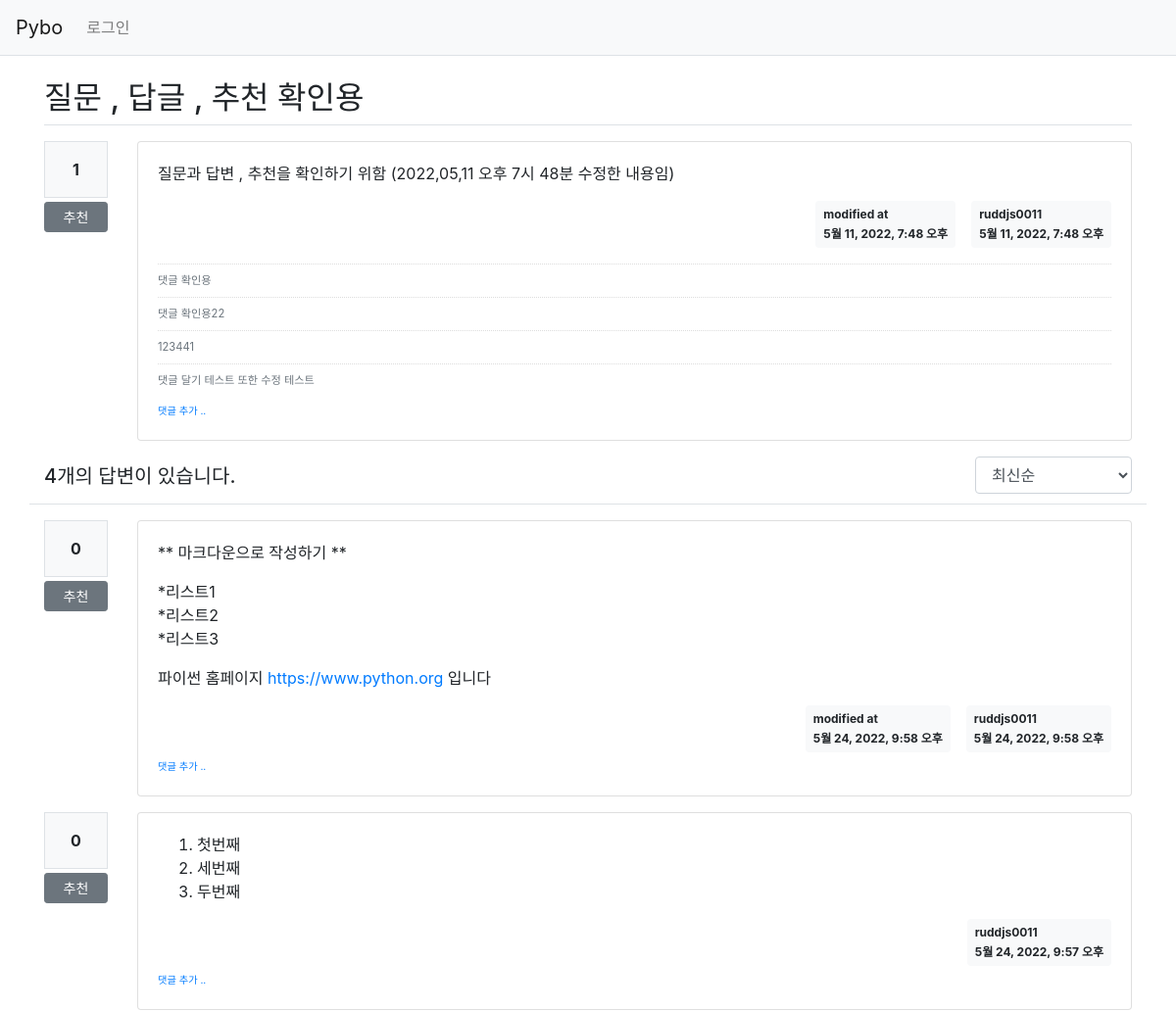
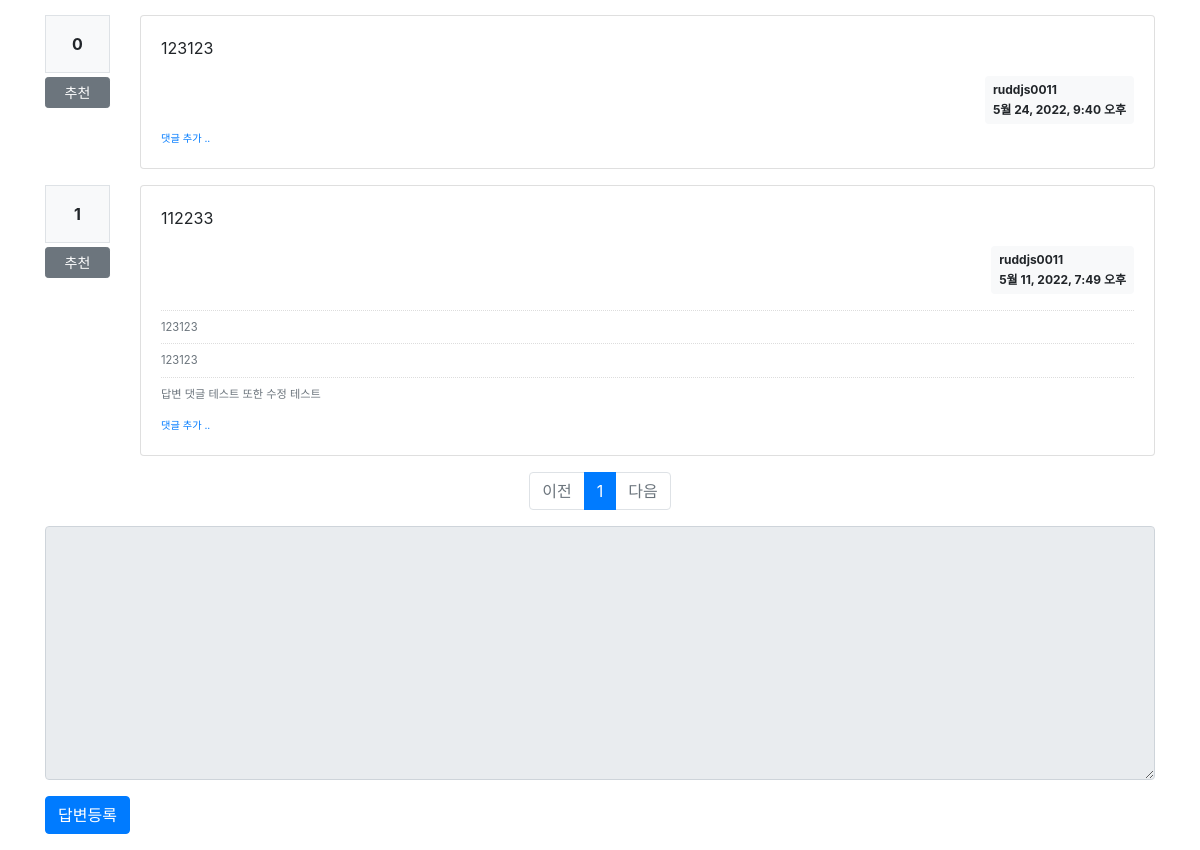
Before: /pybo/15/ with the older database file (2 pictures, top to bottom).
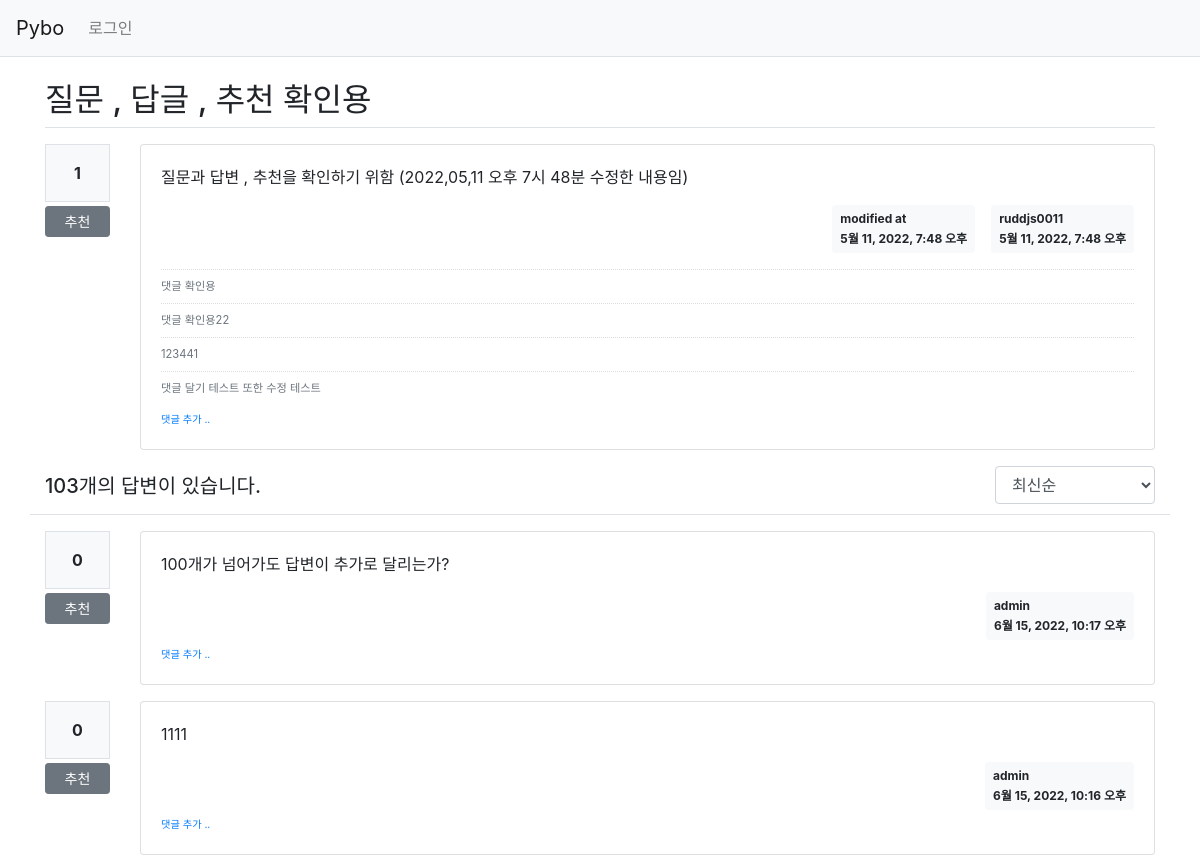
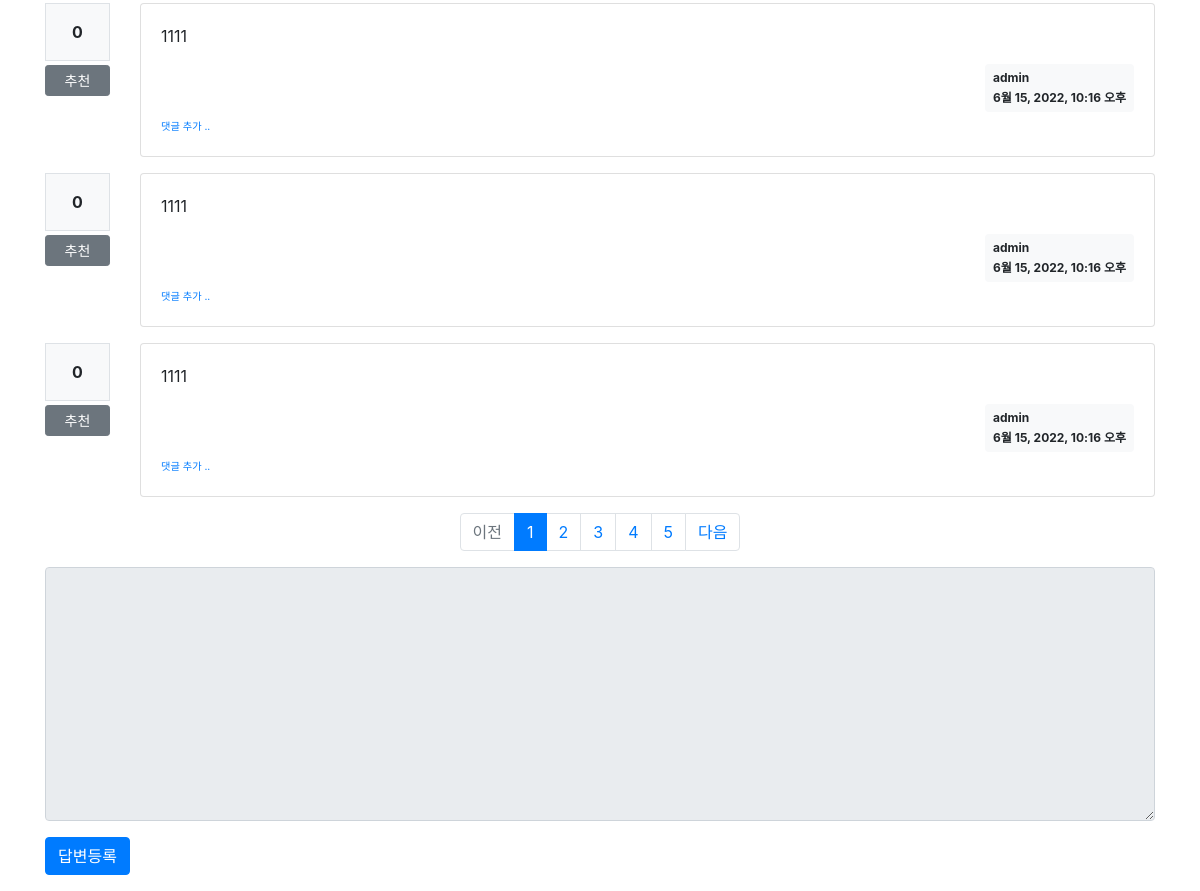
After: the same page with the newer database file (2 pictures, top to bottom).
### pybo/models.py (models this page shows, shortened)
class Comment(models.Model):
    author = models.ForeignKey(User, on_delete=models.CASCADE)
    content = models.TextField()
    create_date = models.DateTimeField()
    modify_date = models.DateTimeField(null=True, blank=True)
    question = models.ForeignKey(Question, null=True, blank=True, on_delete=models.CASCADE)
    answer = models.ForeignKey(Answer, null=True, blank=True, on_delete=models.CASCADE)

class Answer(models.Model):
    author = models.ForeignKey(User, on_delete=models.CASCADE, related_name='author_answer')
    question = models.ForeignKey(Question, on_delete=models.CASCADE)
    content = models.TextField()
    create_date = models.DateTimeField()
    modify_date = models.DateTimeField(null=True, blank=True)
    voter = models.ManyToManyField(User, related_name='voter_answer')

### pybo/views/base_views.py (the view)
# urls.py: path('<int:question_id>/', base_views.detail, name='detail'),
def detail(request, question_id):
    page = request.GET.get('page', '1')  # 페이지
    so = request.GET.get('so', 'recent')  # 정렬기준
    question = get_object_or_404(Question, pk=question_id)
    if so == 'recommend':
        answer_list = Answer.objects.filter(question=question) \
            .annotate(num_voter=Count('voter')).order_by('-num_voter', '-create_date')
    elif so == 'recent':
        answer_list = Answer.objects.filter(question=question).order_by('-create_date')
    paginator = Paginator(answer_list, 5)  # 페이지당 5개식 보여주기
    page_obj = paginator.get_page(page)
    context = {'question': question, 'answer_set': page_obj, 'page': page, 'so': so}
    return render(request, 'pybo/question_detail.html', context)

### pybo/templatetags/pybo_filter.py (called while the page is built)
@register.filter
def mark(value):
    extensions = ["nl2br","fenced_code"]
    return mark_safe(markdown.markdown(value, extensions=extensions))

### templates/pybo/question_detail.html (shortened to what the changed rows need)
{% extends 'base.html' %}
{% load pybo_filter %}
{% block content %}
<div class="container my-3">
    <h2 class="border-bottom py-2">{{ question.subject }}</h2>
    <div class="row my-3">
        <div class="col-11">
            <div class="card">
                <div class="card-body">
                    {% if question.comment_set.count > 0 %}
                    <div class="mt-3">
                        {% for comment in question.comment_set.all %}
                        <div class="comment py-2 text-muted">
                            <span style="white-space: pre-line;">{{ comment.content }}</span>
                        </div>
                        {% endfor %}
                    </div>
                    {% endif %}
                </div>
            </div>
        </div>
    </div>
    <div class="row justify-content-between border-bottom my-3">
        <div class="col-4 py-2">
            <h5>{{ answer_set.paginator.count }}개의 답변이 있습니다.</h5>
        </div>
    </div>
    {% for answer in answer_set %}
    <div class="row my-3">
        <div class="col-1">
            <div class="bg-light text-center p-3 border font-weight-bolder mb-1">{{ answer.voter.count }}</div>
            <a href="#" data-uri="{% url 'pybo:vote_answer' answer.id %}"
               class="recommend btn btn-sm btn-secondary btn btn-block my-1">추천</a>
        </div>
        <div class="col-11">
            <div class="card">
                <div class="card-body">
                    <div class="card-text">{{ answer.content|mark }}</div>
                    <div class="d-flex justify-content-end">
                        {% if answer.modify_date %}
                        <div class="badge badge-light p-2 text-left mx-3">
                            <div class="mb-2">modified at</div>
                            <div>{{ answer.modify_date }}</div>
                        </div>
                        {% endif %}
                        <div class="badge badge-light p-2 text-left">
                            <div class="mb-2">{{ answer.author.username }}</div>
                            <div>{{ answer.create_date }}</div>
                        </div>
                    </div>
                    {% if answer.comment_set.count > 0 %}
                    <div class="mt-3">
                        {% for comment in answer.comment_set.all %}
                        <div class="comment py-2 text-muted">
                            <span style="white-space: pre-line;">{{ comment.content }}</span>
                        </div>
                        {% endfor %}
                    </div>
                    {% endif %}
                    <div>
                        <a href="{% url 'pybo:comment_create_answer' answer.id %}"
                           class="small"><small>댓글 추가 ..</small></a>
                    </div>
                </div>
            </div>
        </div>
    </div>
    {% endfor %}
    <ul class="pagination justify-content-center">
        {% for page_number in answer_set.paginator.page_range %}
            {% if page_number >= answer_set.number|add:-4 and page_number <= answer_set.number|add:4 %}
                {% if page_number == answer_set.number %}
                <li class="page-item active" aria-current="page">
                    <a class="page-link" data-page="{{ page_number }}" href="#">{{ page_number }}</a>
                </li>
                {% else %}
                <li class="page-item">
                    <a class="page-link" data-page="{{ page_number }}" href="#">{{ page_number }}</a>
                </li>
                {% endif %}
            {% endif %}
        {% endfor %}
        {% if answer_set.has_next %}
        <li class="page-item">
             <a class="page-link" data-page="{{ answer_set.next_page_number }}" href="#">다음</a>
        </li>
        {% else %}
        <li class="page-item disabled">
            <a class="page-link" tabindex="-1" aria-disabled="true" href="#">다음</a>
        </li>
        {% endif %}
    </ul>
</div>
{% endblock %}

Changed rows visible on the page:
no longer on this page (row unchanged): Answer: voter.count "0", content|mark "** 마크다운으로 작성하기 ** *리스트1 *리스트2 *리스트3 파이썬 홈페이지 https://www.python.org 입니다", modify_date "5월 24, 2022, 9:58 오후", author.username "ruddjs0011", create_date "5월 24, 2022, 9:58 오후"
no longer on this page (row unchanged): Answer: voter.count "0", content|mark "첫번째 세번째 두번째", author.username "ruddjs0011", create_date "5월 24, 2022, 9:57 오후"
no longer on this page (row unchanged): Answer: voter.count "0", content|mark "123123", author.username "ruddjs0011", create_date "5월 24, 2022, 9:40 오후"
no longer on this page (row unchanged): Answer: voter.count "1", content|mark "112233", author.username "ruddjs0011", create_date "5월 11, 2022, 7:49 오후"
no longer on this page (row unchanged): Comment: content "123123", shown under "1"
no longer on this page (row unchanged): Comment: content "123123", shown under "1"
no longer on this page (row unchanged): Comment: content "답변 댓글 테스트 또한 수정 테스트", shown under "1"
added Answer: voter.count "0", content|mark "100개가 넘어가도 답변이 추가로 달리는가?", author.username "admin", create_date "6월 15, 2022, 10:17 오후"
added Answer: voter.count "0", content|mark "1111", author.username "admin", create_date "6월 15, 2022, 10:16 오후"
added Answer: voter.count "0", content|mark "1111", author.username "admin", create_date "6월 15, 2022, 10:16 오후"
added Answer: voter.count "0", content|mark "1111", author.username "admin", create_date "6월 15, 2022, 10:16 오후"
added Answer: voter.count "0", content|mark "1111", author.username "admin", create_date "6월 15, 2022, 10:16 오후"
Other visible differences:
{{ answer_set.paginator.count }}: "4" → "103"
new list line: "2"
new list line: "3"
new list line: "4"
new list line: "5"
